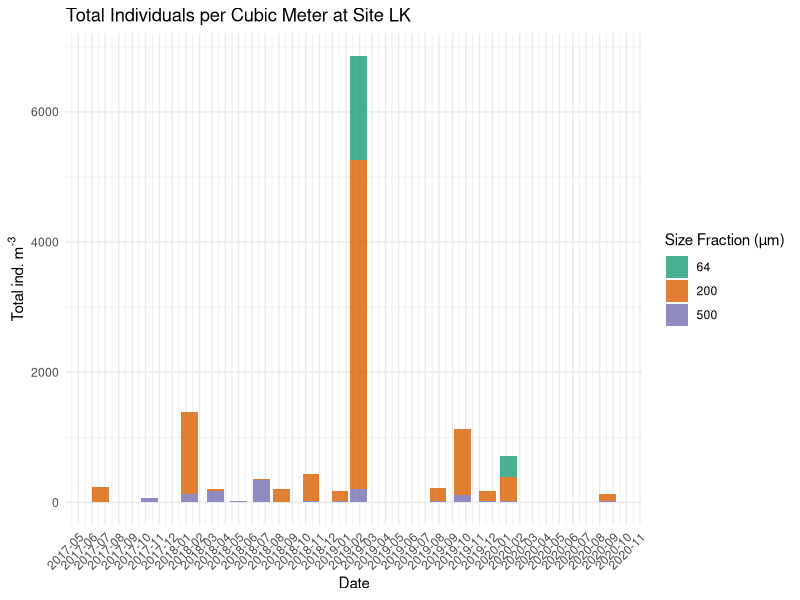

Reproduce this figure in R.
## ---- chunk 1
library(dplyr)
library(ggplot2)

df_all_taxa <- read.csv("enrique_calc_zoo_data_pre_obis_merg.csv", fill = TRUE)

# Filter the df_all_taxa data frame to include only rows where class is "Copepoda"
df_copepoda <- df_all_taxa %>%
  filter(class == "Copepoda")

# Summarize ind_m3 values by size fraction, site, and date
selected_net_tow <- df_copepoda %>%
  filter(duplicate_mesh_col == 64 & site == "57" & cruise_id == "WS19028")
selected_total = sum(selected_net_tow$ind_m3)

# Summarize ind_m3 values by size fraction, site, and date
aggregated_data <- df_copepoda %>%
  group_by(duplicate_mesh_col, site, date, cruise_id) %>%
  summarise(total_ind_m3 = sum(ind_m3, na.rm = TRUE)) %>%
  ungroup()

# Create the stacked area plot
filtered_data <- aggregated_data %>%
    filter(site == "LK")

# Create the stacked bar plot
stacked_plot <- ggplot(filtered_data, aes(x = as.Date(date), y = total_ind_m3, fill = factor(duplicate_mesh_col))) +
  geom_bar(stat = "identity", position = "stack", alpha = 0.8) +
  labs(title = "Total Individuals per Cubic Meter at Site LK",
       x = "Date",
       y = expression("Total ind. m"^"-3"),
       fill = "Size Fraction (µm)") +
  scale_fill_manual(values = c("64" = "#1b9e77", "200" = "#d95f02", "500" = "#7570b3")) +
  scale_x_date(date_breaks = "1 month", date_labels = "%Y-%m") +  # Customize x-axis labels
  theme_minimal() +
  theme(axis.text.x = element_text(angle = 45, hjust = 1))

stacked_plot

